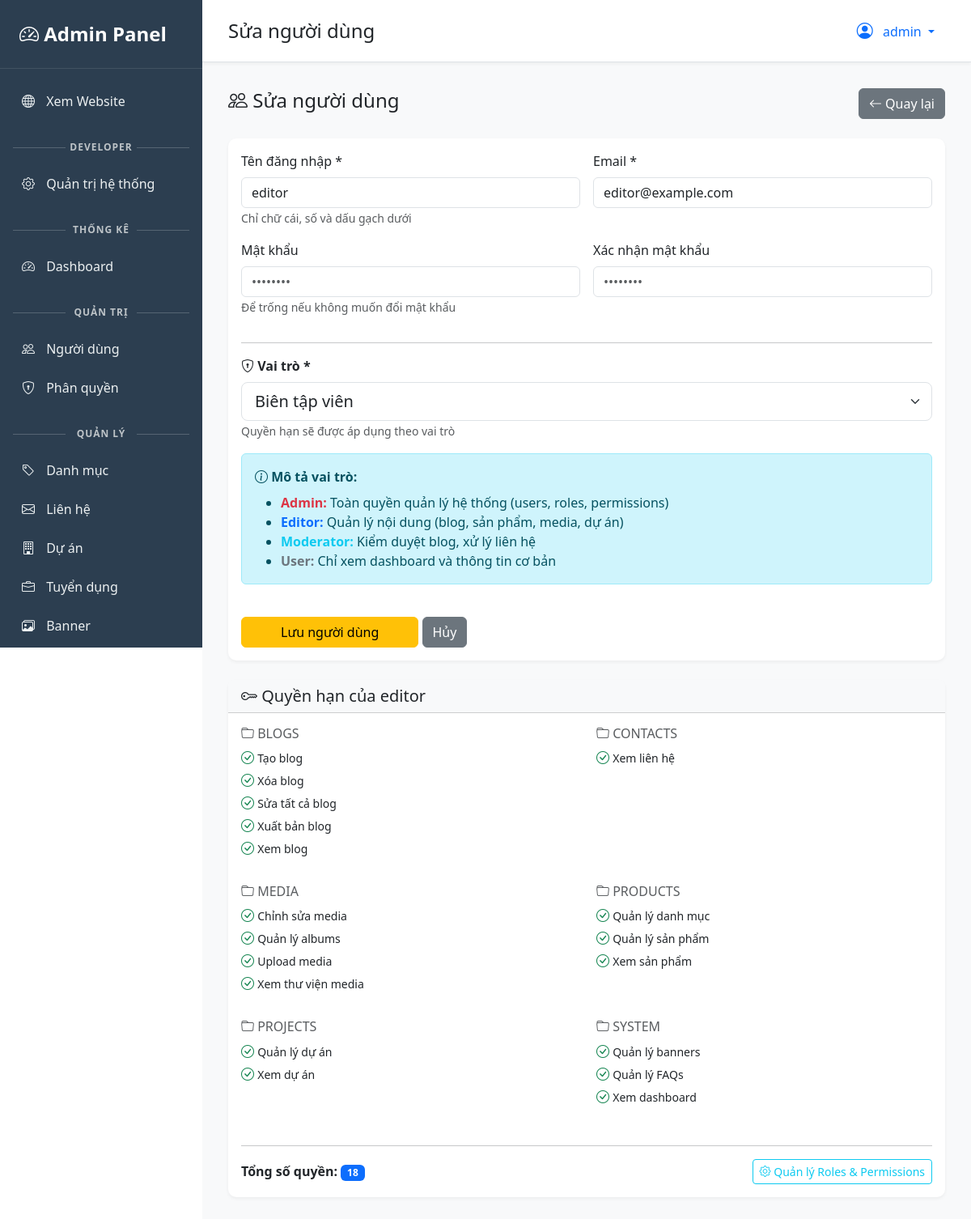
Page /admin/users/edit/2 (signed in) on the committed database.
### app/models.py (models this page shows, shortened)
class User(db.Model, UserMixin):
    __tablename__ = 'users'
    id = db.Column(db.Integer, primary_key=True)
    username = db.Column(db.String(80), unique=True, nullable=False, index=True)
    email = db.Column(db.String(120), unique=True, nullable=False, index=True)
    password_hash = db.Column(db.String(255))
    role_id = db.Column(db.Integer, db.ForeignKey('roles.id'), default=None)
    is_active = db.Column(db.Boolean, default=True)
    created_at = db.Column(db.DateTime, default=datetime.utcnow)
    updated_at = db.Column(db.DateTime, default=datetime.utcnow, onupdate=datetime.utcnow)
    blogs = db.relationship('Blog', backref='author_obj', lazy='dynamic')
    def has_permission(self, permission_name):
        if not self.role_obj or not self.is_active:
            return False
        return self.role_obj.has_permission(permission_name)
    def has_any_permission(self, *permission_names):
        return any(self.has_permission(perm) for perm in permission_names)
    def get_permissions(self):
        if not self.role_obj:
            return []
        return self.role_obj.permissions.filter_by(is_active=True).all()

### app/models_rbac.py (models this page shows, shortened)
class Permission(db.Model):
    __tablename__ = 'permissions'
    id = db.Column(db.Integer, primary_key=True)
    name = db.Column(db.String(100), unique=True, nullable=False, index=True)
    display_name = db.Column(db.String(100), nullable=False)
    description = db.Column(db.Text)
    category = db.Column(db.String(50), nullable=False, index=True)
    icon = db.Column(db.String(50), default='bi-key')  # Bootstrap icon
    is_active = db.Column(db.Boolean, default=True)
    created_at = db.Column(db.DateTime, default=datetime.utcnow)

### app/admin/routes.py (the view, shortened to what this page needs)
@admin_bp.route('/users/edit/<int:id>', methods=['GET', 'POST'])
@permission_required('manage_users')  # ✅ Quản lý users
def edit_user(id):
    user = User.query.get_or_404(id)
    form = UserForm(user=user, obj=user)
    return render_template('admin/user_form.html', form=form, title='Sửa người dùng')

### app/templates/admin/user_form.html (shortened to what this page needs)
{% extends "admin/admin_base.html" %}
{% block page_title %}{{ title }}{% endblock %}
{% block content %}
<div class="d-flex justify-content-between align-items-center mb-4">
    <h4><i class="bi bi-people"></i> {{ title }}</h4>
    <a href="{{ url_for('admin.users') }}" class="btn btn-secondary">
        <i class="bi bi-arrow-left"></i> Quay lại
    </a>
</div>
<div class="card">
    <div class="card-body">
        <form method="POST">
            <div class="row g-3">
                <div class="col-md-6">
                    <label class="form-label">Tên đăng nhập *</label>
                    {{ form.username(class="form-control", placeholder="username") }}
                    <small class="text-muted">Chỉ chữ cái, số và dấu gạch dưới</small>
                </div>
                <div class="col-md-6">
                    <label class="form-label">Email *</label>
                    {{ form.email(class="form-control", placeholder="email@example.com") }}
                </div>
                <div class="col-md-6">
                    <label class="form-label">Mật khẩu {% if not form.user %}*{% endif %}</label>
                    {{ form.password(class="form-control", placeholder="••••••••") }}
                    {% if form.user %}
                    <small class="text-muted">Để trống nếu không muốn đổi mật khẩu</small>
                    {% else %}
                    <small class="text-muted">Tối thiểu 6 ký tự</small>
                    {% endif %}
                </div>
                <div class="col-md-6">
                    <label class="form-label">Xác nhận mật khẩu</label>
                    {{ form.confirm_password(class="form-control", placeholder="••••••••") }}
                </div>
                <div class="col-12">
                    <hr>
                    <label class="form-label">
                        <i class="bi bi-shield-lock"></i> <strong>Vai trò *</strong>
                    </label>
                    {{ form.role_id(class="form-select form-select-lg") }}
                    <small class="text-muted">Quyền hạn sẽ được áp dụng theo vai trò</small>
                </div>
                <div class="col-12">
                    <div class="alert alert-info">
                        <i class="bi bi-info-circle"></i>
                        <strong>Mô tả vai trò:</strong>
                        <ul class="mb-0 mt-2">
                            <li><strong class="text-danger">Admin:</strong> Toàn quyền quản lý hệ thống (users, roles, permissions)</li>
                            <li><strong class="text-primary">Editor:</strong> Quản lý nội dung (blog, sản phẩm, media, dự án)</li>
                            <li><strong class="text-info">Moderator:</strong> Kiểm duyệt blog, xử lý liên hệ</li>
                            <li><strong class="text-secondary">User:</strong> Chỉ xem dashboard và thông tin cơ bản</li>
                        </ul>
                    </div>
                </div>
                <div class="col-12 mt-4">
                    {{ form.submit(class="btn btn-warning px-5") }}
                    <a href="{{ url_for('admin.users') }}" class="btn btn-secondary">Hủy</a>
                </div>
            </div>
        </form>
    </div>
</div>
{% if form.user and form.user.role_obj %}
<div class="card mt-4">
    <div class="card-header bg-light">
        <h5 class="mb-0">
            <i class="bi bi-key"></i> Quyền hạn của {{ form.user.username }}
        </h5>
    </div>
    <div class="card-body">
        {% set perms_by_cat = form.user.role_obj.get_permissions_by_category() %}
        {% if perms_by_cat %}
        <div class="row">
            {% for category, perms in perms_by_cat.items() %}
            <div class="col-md-6 mb-3">
                <h6 class="text-uppercase text-muted">
                    <i class="bi bi-folder"></i> {{ category }}
                </h6>
                <ul class="list-unstyled">
                    {% for perm in perms %}
                    <li class="mb-1">
                        <i class="bi bi-check-circle text-success"></i>
                        <small>{{ perm.display_name }}</small>
                    </li>
                    {% endfor %}
                </ul>
            </div>
            {% endfor %}
        </div>
        {% else %}
        <p class="text-muted mb-0">
            <i class="bi bi-exclamation-circle"></i>
            Không có quyền nào
        </p>
        {% endif %}
        <hr>
        <div class="d-flex justify-content-between align-items-center">
            <div>
                <strong>Tổng số quyền:</strong>
                <span class="badge bg-primary">{{ form.user.get_permissions()|length }}</span>
            </div>
            <a href="{{ url_for('admin.roles') }}" class="btn btn-sm btn-outline-info">
                <i class="bi bi-gear"></i> Quản lý Roles & Permissions
            </a>
        </div>
    </div>
</div>
{% endif %}
{% endblock %}

### app/templates/admin/admin_base.html (shortened to what this page needs)
<!DOCTYPE html>
<html lang="vi">
<head>
    <link href="https://cdn.jsdelivr.net/npm/bootstrap@5.3.0/dist/css/bootstrap.min.css" rel="stylesheet">
    <link rel="stylesheet" href="https://cdn.jsdelivr.net/npm/bootstrap-icons@1.11.1/font/bootstrap-icons.css">
</head>
<body>
    <div class="sidebar">
        <div class="sidebar-brand " style="color: #fff;">
            <i class="bi bi-speedometer2"></i> Admin Panel
        </div>
        <ul class="sidebar-nav nav flex-column">
            <li class="nav-item">
                <a class="nav-link" href="{{ url_for('main.index') }}" target="_blank">
                    <i class="bi bi-globe"></i> Xem Website
                </a>
            </li>
                {% if current_user.has_permission('manage_settings') %}
            <div class="sidebar-section-title"> Developer </div>
                    <li class="nav-item">
                        <a class="nav-link" href="{{ url_for('admin.settings') }}">
                            <i class="bi bi-gear"></i> Quản trị hệ thống
                        </a>
                    </li>
                {% endif %}
            <li class="nav-item">
                {% if current_user.has_any_permission('manage_users', 'manage_products', 'manage_categories') %}
                <div class="sidebar-section-title">Thống kê</div>
                <a class="nav-link {% if request.endpoint == 'admin.dashboard' %}active{% endif %}"
                   href="{{ url_for('admin.dashboard') }}">
                    <i class="bi bi-speedometer2"></i> Dashboard
                </a>
                {% else %}
                <a class="nav-link {% if request.endpoint == 'admin.welcome' %}active{% endif %}"
                   href="{{ url_for('admin.welcome') }}">
                    <i class="bi bi-house-heart"></i> Trang chủ
                </a>
                {% endif %}
            </li>
            {% if current_user.has_any_permission('manage_users', 'view_users', 'manage_roles') %}
            <div class="sidebar-section-title">Quản trị</div>
            {% if current_user.has_any_permission('manage_users', 'view_users') %}
            <li class="nav-item">
                <a class="nav-link {% if 'users' in request.endpoint %}active{% endif %}"
                   href="{{ url_for('admin.users') }}">
                    <i class="bi bi-people"></i> Người dùng
                </a>
            </li>
            {% endif %}
            {% if current_user.has_permission('manage_roles') %}
            <li class="nav-item">
                <a class="nav-link {% if 'roles' in request.endpoint or 'permissions' in request.endpoint %}active{% endif %}"
                   href="{{ url_for('admin.roles') }}">
                    <i class="bi bi-shield-lock"></i> Phân quyền
                </a>
            </li>
            {% endif %}
            {% endif %}
            {% if current_user.has_any_permission('manage_categories', 'manage_projects', 'manage_jobs', 'view_projects', 'view_jobs', 'view_contacts', 'manage_contacts', 'manage_banners', 'manage_faqs') %}
            <div class="sidebar-section-title">Quản lý</div>
            {% if current_user.has_permission('manage_categories') %}
            <li class="nav-item">
                <a class="nav-link {% if 'categories' in request.endpoint %}active{% endif %}"
                   href="{{ url_for('admin.categories') }}">
                    <i class="bi bi-tag"></i> Danh mục
                </a>
            </li>
            {% endif %}
            {% if current_user.has_any_permission('view_contacts', 'manage_contacts') %}
            <li class="nav-item">
                <a class="nav-link {% if 'contacts' in request.endpoint %}active{% endif %}"
                   href="{{ url_for('admin.contacts') }}">
                    <i class="bi bi-envelope"></i> Liên hệ
                </a>
            </li>
            {% endif %}
            {% if current_user.has_any_permission('manage_projects', 'view_projects') %}
            <li class="nav-item">
                <a class="nav-link {% if 'projects' in request.endpoint %}active{% endif %}"
                   href="{{ url_for('admin.projects') }}">
                    <i class="bi bi-building"></i> Dự án
                </a>
            </li>
            {% endif %}
            {% if current_user.has_any_permission('manage_jobs', 'view_jobs') %}
            <li class="nav-item">
                <a class="nav-link {% if 'jobs' in request.endpoint %}active{% endif %}"
                   href="{{ url_for('admin.jobs') }}">
                    <i class="bi bi-briefcase"></i> Tuyển dụng
                </a>
            </li>
            {% endif %}
            {% if current_user.has_permission('manage_banners') %}
            <li class="nav-item">
                <a class="nav-link {% if 'banners' in request.endpoint %}active{% endif %}"
                   href="{{ url_for('admin.banners') }}">
                    <i class="bi bi-images"></i> Banner
                </a>
            </li>
            {% endif %}
            {% if current_user.has_permission('manage_faqs') %}
            <li class="nav-item">
                <a class="nav-link {% if 'faqs' in request.endpoint %}active{% endif %}"
                   href="{{ url_for('admin.faqs') }}">
                </a>
            </li>
            {% endif %}
            {% endif %}
        </ul>
    </div>
    <div class="main-content">
        <div class="top-bar d-flex justify-content-between align-items-center">
            <div>
                <h4 class="mb-0 d-inline">{% block page_title %}Dashboard{% endblock %}</h4>
            </div>
            <div class="dropdown">
                <button class="btn btn-link dropdown-toggle text-decoration-none"
                        type="button" data-bs-toggle="dropdown">
                    <i class="bi bi-person-circle fs-5"></i>
                    <span class="ms-2">{{ current_user.username }}</span>
                </button>
            </div>
        </div>
        <div class="content-wrapper">
            {% block content %}{% endblock %}
        </div>
    </div>
</body>
</html>

### rows in the picture
User: username "admin"
User: username "editor", email "editor@example.com", role_id "Biên tập viên", user.username "editor"
Permission: category "BLOGS", display_name "Tạo blog"
Permission: display_name "Xóa blog"
Permission: display_name "Sửa tất cả blog"
Permission: display_name "Xuất bản blog"
Permission: display_name "Xem blog"
Permission: category "CONTACTS", display_name "Xem liên hệ"
Permission: category "MEDIA", display_name "Chỉnh sửa media"
Permission: display_name "Quản lý albums"
Permission: display_name "Upload media"
Permission: display_name "Xem thư viện media"
Permission: category "PRODUCTS", display_name "Quản lý danh mục"
Permission: display_name "Quản lý sản phẩm"
Permission: display_name "Xem sản phẩm"
Permission: category "PROJECTS", display_name "Quản lý dự án"
Permission: display_name "Xem dự án"
Permission: category "SYSTEM", display_name "Quản lý banners"
Permission: display_name "Quản lý FAQs"
Permission: display_name "Xem dashboard"

### other values in the picture
{{ title }} "Sửa người dùng"
